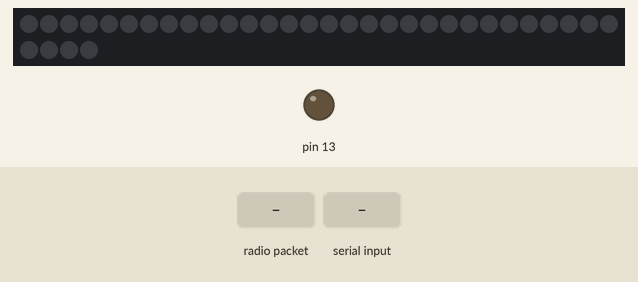
A sketch run on a simulated Arduino Uno, built with avr-gcc and run on an emulated ATmega328P. On the bench: 34 RGB LEDs in strip order, left to right, continuing on the next row, output pins drawn as LEDs (lit = HIGH). Inputs (shaded band) come from the test bench. Dim RGB values are drawn brighter than linear; random numbers use the default seed unless the sketch sets one; no radio packets arrive unless stated; what the sketch prints to the serial monitor is not drawn.

Above: at 2.2 s.
2.3 s: radio packet "ss:feu" arrives
5.3 s: radio packet "ss:drain" arrives
8.3 s: byte 48 (48) received over Serial
At 8.6 s:
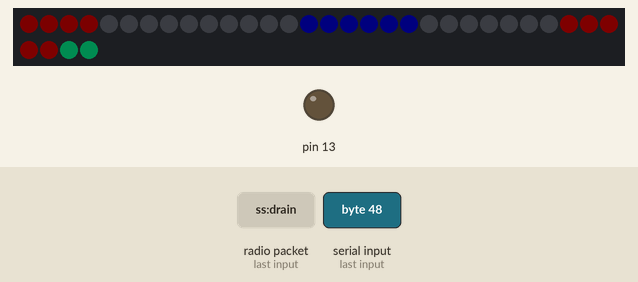
11.3 s: radio packet "ss:punch" arrives
At 12.7 s:
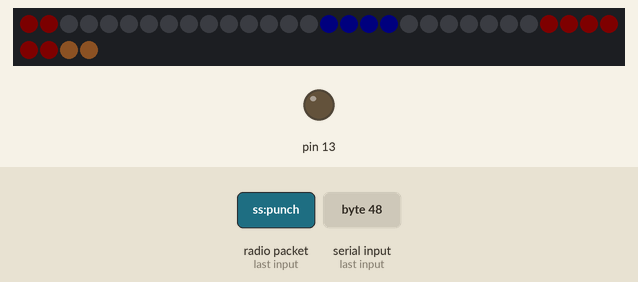
14.3 s: radio packet "ss:poison" arrives
At 16.7 s:
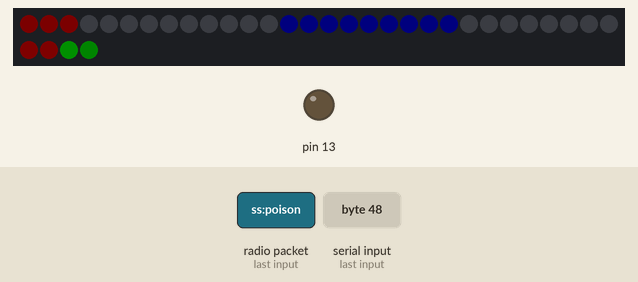
17.3 s: radio packet "ss:none" arrives
At 18.7 s:
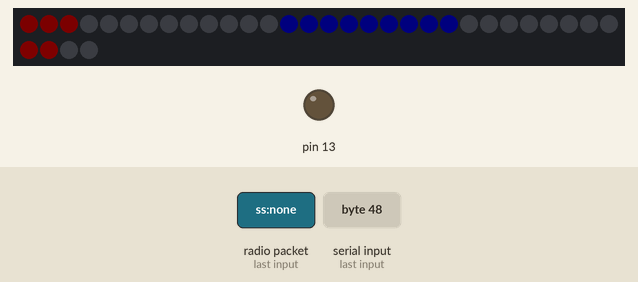
Timing chart, 0 to 19.8 s (numbered marks = the images above; inputs shaded):
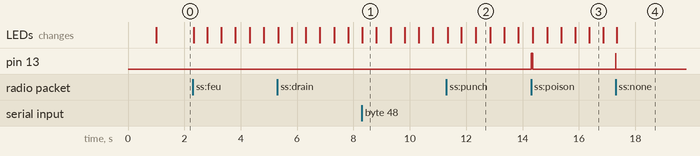

Measured:
- after the input at 14.3 s, pin 13: LOW → HIGH at once, → LOW 0.06 s later
- after the input at 17.3 s, pin 13: LOW → HIGH at once, → LOW 0.01 s later

The sketch:

hud_0.73.ino
```cpp
#include <Adafruit_NeoPixel.h>
#include <Wire.h> // pour causer au magnétomètre
#include <VirtualWire.h>


#define PIN 6 //pin number that you have connected your data pin to
#define PIXNUMBER 34 //number of neopixels you have connected

float bright = 10 ;
int coul;
int red;
int green;
int blue;
int vie = 10 ;
int mana = 0 ;
int ennVie = 0 ;
int ennMana = 0;
int sortCast;
int modeCom ;
char modeComChar ;
int ener=1;
int val ; //valeur générale, free to use

int rS ;
int vS ;
int bS ;


int oldvie = vie;
int oldmana = mana;
int oldennVie = ennVie;
int oldennMana = ennMana;

unsigned long nextRefresh = 0;
unsigned long tagTemps1 = 2000;
//unsigned long offCast;

bool ledUpdate = LOW;
bool sortUpdate= LOW;

Adafruit_NeoPixel strip = Adafruit_NeoPixel(PIXNUMBER, PIN, NEO_GRB + NEO_KHZ800); //1. nuber defines number of pixels you have connected, 2. is number of the pin your data is connected to, 3 and 4 are other arguments but use these as they are default for most neopixels but refet to datasheet for other options
uint32_t noir = strip.Color(0, 0, 0);
uint32_t orange1 = strip.Color(100, 20, 0);
uint32_t rouge = strip.Color(50, 0, 0);
uint32_t rose = strip.Color(50, 3, 3);
uint32_t bleu = strip.Color(10, 0, 50);
uint32_t vert = strip.Color(0, 100, 0);


void setup()
{
  delay(1000);
  Serial.begin(9600);
  Serial.println("hud-hub 0.7b, barre de vie renversee");

  pinMode(13, OUTPUT);

  strip.begin();
  strip.setBrightness(20);
  strip.show();//sets all pixels to off state

  vw_set_tx_pin(12);  //besoin ?
  vw_set_rx_pin(11);
  vw_set_ptt_pin(3);  //besoin ?
  vw_set_ptt_inverted(true); // Required for DR3100 //besoin ?
  vw_setup(2000); // initialisation de la librairie VirtualWire à 2000 bauds (note: je n'utilise pas la broche PTT)
  vw_rx_start();  // Activation de la partie réception de la librairie VirtualWire

  //Wire.begin(); // pour causer au magnétomètre

  vie = 8 ; mana = 8 ; ennVie = 8 ; ennMana = 8;
}
void offCast() {
    strip.setPixelColor(32, noir);
    strip.setPixelColor(33, noir);
    //strip.show();
    sortCast = 0;
    }

void feu_pattern() {
    int r = random(80, 120);
    int v = r - random(0, 60);
    strip.setPixelColor(32, r, v, 0);

    r = random(140, 220);
    v = r - random(0, 100);
    strip.setPixelColor(33, r, v, 0);

    //strip.show();
    }

void poison_pattern() {

    if(vS > 250) {vS = -250;}
    vS += random(2, 10);
    int j;
    if(vS <0) {j= vS * -1;} else {j= vS * 1;}
    j += random(0, 5);

    strip.setPixelColor(32, 0, j, 0);

    int k;
    k = j - 100;
    k +=  random(1, 5);
    if(k <0) {k= k * -1;} else {k= k * 1;}

    strip.setPixelColor(33, 0, k, 0);
    //strip.show();
    }

void bouclier_pattern() {

    if(vS > 150) {vS = -150;}
    vS += 5;
    int j;
    if(vS <0) {j= vS * -1;} else {j= vS * 1;}   //étage inversion de <0
    j += 100 ;

    strip.setPixelColor(32, j, j, j);
    strip.setPixelColor(33, j, j, j);
    //strip.show();
    }

void soins_pattern() {
    if(vS > 200) {vS = -200;}
    vS += 4;
    int j;
    if(vS <0) {j= vS * -1;} else {j= vS * 1;}
    j += 50;

    strip.setPixelColor(32, j, j, 0);

    int k;
    k = j - 100;
    if(k <0) {k= k * -1;} else {k= k * 1;}

    strip.setPixelColor(33, j, j, 0);
    //strip.show();
    //offCast = millis() + 1000;
    }

void drain_de_vie_pattern() {

    if(vS > 100) {vS = -100;}
    vS += 1;
    int j;
    if(vS <0) {j= vS * -1;} else {j= vS * 1;}   //étage inversion de <0
    j += 100 ;
    j += random(0, 100);
    bS = j - 70;

    strip.setPixelColor(32, 0, j, bS);
    strip.setPixelColor(33, 0, j, bS);
    //strip.show();
    //offCast = millis() + 1000;
    }

void super_punch_pattern() {
    //int ener;
    ener += 2;
    //ener += 1 ;
    if (ener > 400) {ener = 0; rS=0; vS=0; bS=0;}
    if (ener > 0)   {rS = ener;}
    if (ener > 75)  {vS = ener - 75;}
    if (ener > 120) {bS = ener - 120;}


    rS = constrain(rS, 0, 150);
    vS = constrain(vS, 0, 255);
    bS = constrain(bS, 0, 255);
    strip.setPixelColor(32, rS, vS, bS);
    strip.setPixelColor(33, rS, vS, bS);
    //strip.show();
    Serial.print(rS);Serial.print(" ");
    Serial.print(vS);Serial.print(" ");
    Serial.print(bS);Serial.println(" ");
}


///////////////////////////////////////////////////////////////////////////////////////////////////////////////////////
/////////////////////////////////////////////////LOOP//////////////////////////////////////////////////////////////////
///////////////////////////////////////////////////////////////////////////////////////////////////////////////////////
///////////////////////////////////////////////////////////////////////////////////////////////////////////////////////
void loop(){
    uint8_t buf[VW_MAX_MESSAGE_LEN];
    uint8_t buflen = VW_MAX_MESSAGE_LEN;
    if (vw_get_message(buf, &buflen)) // Non-blocking
    {

    //int i; à dégager ?
    char messActual[buflen] = " ";
    digitalWrite(13, true);
              for (int i = 0; i < buflen; i++) //faisage du message à partir des lettres
                {
                char lettre = char(buf[i]);
                messActual[i] = lettre ;
                }
            String qsdqsd = String(messActual);
            int qsdqsdLengh = qsdqsd.length();
            Serial.println(qsdqsd);

            for (int i=0; i < qsdqsdLengh; i++) {
            if (qsdqsd.startsWith("to:br", i)) {Serial.print("To : brassard ");}

            if (qsdqsd.startsWith("ss:none", i)) {Serial.print("sort : rien"); sortCast = 48; }
            if (qsdqsd.startsWith("ss:feu", i)) {Serial.print("sort : feu"); sortCast = 49; }
            if (qsdqsd.startsWith("ss:poison", i)) {Serial.print("sort : poison"); sortCast = 50; }
            if (qsdqsd.startsWith("ss:bouclier", i)) {Serial.print("sort : bouclier"); sortCast = 51; }
            if (qsdqsd.startsWith("ss:soins", i)) {Serial.print("sort : soins"); sortCast = 52; }
            if (qsdqsd.startsWith("ss:drain", i)) {Serial.print("sort : drain"); sortCast = 53; }
            if (qsdqsd.startsWith("ss:punch", i)) {Serial.print("sort : punch"); sortCast = 54; }

            if (qsdqsd.startsWith("val_", i)) {Serial.print("inserer valeur");}

            }
        digitalWrite(13, false);
        Serial.println("");
        //ledUpdate = HIGH;
        nextRefresh = millis();
    } // fin boucle réception HF


/*
if (Serial.available() > 0 && commande != 0) {param = Serial.read(); }

    Serial.print(commande); Serial.print(" <cmd ");
    Serial.print(param); Serial.println(" <param");*/


/*if (Serial.available() > 0) {
commande = Serial.read();
param = Serial.read(); */


/* çui-là
if (Serial.available() >= 2) //si 2 dans la file
{
    commande = Serial.read() ;
    param |= Serial.read();

  //for(int i=0 ; i<34 ; i++) {strip.setPixelColor (i, noir);}   //NOPE : pas tous en même temps, juste par barres

    Serial.print(commande); Serial.print(" <cmd ");   // à voir : le fait dans le bon ordre, mais param = 255 ???
    Serial.print(param); Serial.println(" <param");

  switch (commande){
  case 1:
  vie = param;
  break;

  case 2:
  mana = param;
  break;

  case 3:
  ennVie = param;
  break;

  case 4:
  ennMana = param;
  break;

  case 5:
  sortCast = param;
  break;
  }
  ledUpdate = HIGH;
 }*/


oldvie = vie;
oldmana = mana;
oldennVie = ennVie;
oldennMana = ennMana;

if (Serial.available() > 0) {  modeCom = Serial.read();}

    if (tagTemps1 < millis() && modeCom == 48) {
    tagTemps1 = millis() + 4000 ;
    vie = random(0, 8);
    mana = random(0, 8);
    ennVie = random(0, 8);
    ennMana = random(0, 8);
    ledUpdate = HIGH;
/*
    Serial.print(vie); Serial.print(" ");
    Serial.print(mana); Serial.print(" ");
    Serial.print(ennVie); Serial.print(" ");
    Serial.print(ennMana); Serial.println(" ");*/
    }


vie = constrain(vie, 0, 8);
mana = constrain(mana, 0, 8);
ennVie = constrain(ennVie, 0, 8);
ennMana = constrain(ennMana, 0, 8);


if (ledUpdate == HIGH) { //sans ça, ça bugue

  if (ennVie != oldennVie) {
      for(int i=0 ; i<8 ; i++) {strip.setPixelColor (i, noir);}   // mise au noir localisée
      for(int i=0 ; i<ennVie ; i++) {                              //et couleurs
        int j = i;
        strip.setPixelColor(i, 40, 10, 0);
        //strip.show();
        }
  }

  if (ennMana != oldennMana) {
      for(int i=8 ; i<16 ; i++) {strip.setPixelColor (i, noir);}
      for(int i=0 ; i<ennMana ; i++){
         int j = i+16-ennMana;
         strip.setPixelColor(j, bleu);
         //strip.show();
        }
  }

  if (mana != oldmana) {
      for(int i=16 ; i<24 ; i++) {strip.setPixelColor (i, noir);}
      for(int i=0 ; i<mana ; i++) {
          int j = i+16 ;
          strip.setPixelColor(j, 0, 0, 50);
          //strip.show();
        }
  }

  if (vie != oldvie) {
      for(int i=24 ; i<32 ; i++) {strip.setPixelColor (i, noir);}
      for(int i=0 ; i<vie ; i++){
          int j = i+32-vie;
          strip.setPixelColor(j, rouge);
          //strip.show();
          }
  }

ledUpdate = LOW;
}


//Serial.println(sortCast);

    if (nextRefresh < millis() ) {sortUpdate = HIGH; nextRefresh = millis() + 500; }
    //if (millis() > 2*nextRefresh) {offCast();}

    //if (sortUpdate == HIGH) {Serial.print("891871871");}
      if (sortCast == 49) {feu_pattern();}    //feu
      if (sortCast == 50) {poison_pattern();}    //vie
      if (sortCast == 51) {bouclier_pattern();}    //bou
      if (sortCast == 52) {soins_pattern();}    //bou
      if (sortCast == 53) {drain_de_vie_pattern();}    //bou
      if (sortCast == 54) {super_punch_pattern();}    //bou

      if (sortCast == 48) {offCast();}//sortUpdate = LOW
      //sortUpdate = LOW;  }


      if (sortUpdate) {strip.show();Serial.print("kidiwe ");} //strip.show() bloque toute les réceptions. Il faut l'éteindre pour écouter. Conflit de lecture i2c ? même adresse ? même temps ?
      sortUpdate = LOW;
}
```
